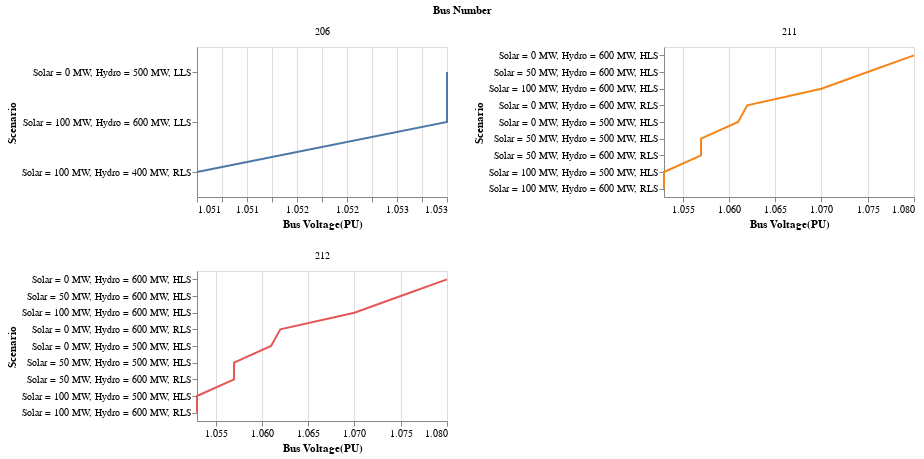

Here is the notebook cell this chart was saved with:
### Markdown cell above
##### Upper voltage limit violation plot

### Code cell
alt.Chart(volt_high).mark_line().encode(
    alt.X('Bus Voltage(PU)', axis=alt.Axis(format='.3f'), scale=alt.Scale(nice=False, zero=False)),
    alt.Y('Scenario', sort='-x'),
    alt.Color('Bus Number:N', legend=None)).properties(height = 150, width = 250).facet('Bus Number:N',columns=2).resolve_scale(x='independent', y = 'independent')

### Figure 1 — Vega-Lite specification as saved in the notebook (floating-point values rounded to 4 significant figures)
{"config": {"view": {"continuousWidth": 300, "continuousHeight": 300}}, "data": {"name": "data-3d8aee012a6dbc1c57809cd5e1caa954"}, "facet": {"field": "Bus Number", "type": "nominal"}, "spec": {"mark": {"type": "line"}, "encoding": {"color": {"field": "Bus Number", "legend": null, "type": "nominal"}, "x": {"axis": {"format": ".3f"}, "field": "Bus Voltage(PU)", "scale": {"nice": false, "zero": false}, "type": "quantitative"}, "y": {"field": "Scenario", "sort": "-x", "type": "nominal"}}, "height": 150, "width": 250}, "columns": 2, "resolve": {"scale": {"x": "independent", "y": "independent"}}, "$schema": "https://vega.github.io/schema/vega-lite/v5.20.1.json", "datasets": {"data-3d8aee012a6dbc1c57809cd5e1caa954": [{"Scenario": "Solar = 0 MW, Hydro = 500 MW, LLS", "Bus Number": 206, "Bus Name": "URBGEN      ", "Area": 2, "Base Voltage": 18.0, "Bus Voltage(PU)": 1.053, "Bus Voltage(kV)": 18.95, "Voltage Range": "1.05<Vbus<1.1"}, {"Scenario": "Solar = 0 MW, Hydro = 500 MW, HLS", "Bus Number": 211, "Bus Name": "HYDRO_G     ", "Area": 2, "Base Voltage": 20.0, "Bus Voltage(PU)": 1.061, "Bus Voltage(kV)": 21.23, "Voltage Range": "1.05<Vbus<1.1"}, {"Scenario": "Solar = 0 MW, Hydro = 500 MW, HLS", "Bus Number": 212, "Bus Name": "HYDRO_N     ", "Area": 2, "Base Voltage": 20.0, "Bus Voltage(PU)": 1.061, "Bus Voltage(kV)": 21.23, "Voltage Range": "1.05<Vbus<1.1"}, {"Scenario": "Solar = 0 MW, Hydro = 600 MW, RLS", "Bus Number": 211, "Bus Name": "HYDRO_G     ", "Area": 2, "Base Voltage": 20.0, "Bus Voltage(PU)": 1.062, "Bus Voltage(kV)": 21.24, "Voltage Range": "1.05<Vbus<1.1"}, {"Scenario": "Solar = 0 MW, Hydro = 600 MW, RLS", "Bus Number": 212, "Bus Name": "HYDRO_N     ", "Area": 2, "Base Voltage": 20.0, "Bus Voltage(PU)": 1.062, "Bus Voltage(kV)": 21.24, "Voltage Range": "1.05<Vbus<1.1"}, {"Scenario": "Solar = 0 MW, Hydro = 600 MW, HLS", "Bus Number": 211, "Bus Name": "HYDRO_G     ", "Area": 2, "Base Voltage": 20.0, "Bus Voltage(PU)": 1.08, "Bus Voltage(kV)": 21.61, "Voltage Range": "1.05<Vbus<1.1"}, {"Scenario": "Solar = 0 MW, Hydro = 600 MW, HLS", "Bus Number": 212, "Bus Name": "HYDRO_N     ", "Area": 2, "Base Voltage": 20.0, "Bus Voltage(PU)": 1.08, "Bus Voltage(kV)": 21.61, "Voltage Range": "1.05<Vbus<1.1"}, {"Scenario": "Solar = 50 MW, Hydro = 500 MW, HLS", "Bus Number": 211, "Bus Name": "HYDRO_G     ", "Area": 2, "Base Voltage": 20.0, "Bus Voltage(PU)": 1.057, "Bus Voltage(kV)": 21.13, "Voltage Range": "1.05<Vbus<1.1"}, {"Scenario": "Solar = 50 MW, Hydro = 500 MW, HLS", "Bus Number": 212, "Bus Name": "HYDRO_N     ", "Area": 2, "Base Voltage": 20.0, "Bus Voltage(PU)": 1.057, "Bus Voltage(kV)": 21.13, "Voltage Range": "1.05<Vbus<1.1"}, {"Scenario": "Solar = 50 MW, Hydro = 600 MW, RLS", "Bus Number": 211, "Bus Name": "HYDRO_G     ", "Area": 2, "Base Voltage": 20.0, "Bus Voltage(PU)": 1.057, "Bus Voltage(kV)": 21.14, "Voltage Range": "1.05<Vbus<1.1"}, {"Scenario": "Solar = 50 MW, Hydro = 600 MW, RLS", "Bus Number": 212, "Bus Name": "HYDRO_N     ", "Area": 2, "Base Voltage": 20.0, "Bus Voltage(PU)": 1.057, "Bus Voltage(kV)": 21.14, "Voltage Range": "1.05<Vbus<1.1"}, {"Scenario": "Solar = 50 MW, Hydro = 600 MW, HLS", "Bus Number": 211, "Bus Name": "HYDRO_G     ", "Area": 2, "Base Voltage": 20.0, "Bus Voltage(PU)": 1.075, "Bus Voltage(kV)": 21.5, "Voltage Range": "1.05<Vbus<1.1"}, {"Scenario": "Solar = 50 MW, Hydro = 600 MW, HLS", "Bus Number": 212, "Bus Name": "HYDRO_N     ", "Area": 2, "Base Voltage": 20.0, "Bus Voltage(PU)": 1.075, "Bus Voltage(kV)": 21.5, "Voltage Range": "1.05<Vbus<1.1"}, {"Scenario": "Solar = 100 MW, Hydro = 400 MW, RLS", "Bus Number": 206, "Bus Name": "URBGEN      ", "Area": 2, "Base Voltage": 18.0, "Bus Voltage(PU)": 1.051, "Bus Voltage(kV)": 18.92, "Voltage Range": "1.05<Vbus<1.1"}, {"Scenario": "Solar = 100 MW, Hydro = 500 MW, HLS", "Bus Number": 211, "Bus Name": "HYDRO_G     ", "Area": 2, "Base Voltage": 20.0, "Bus Voltage(PU)": 1.053, "Bus Voltage(kV)": 21.05, "Voltage Range": "1.05<Vbus<1.1"}, {"Scenario": "Solar = 100 MW, Hydro = 500 MW, HLS", "Bus Number": 212, "Bus Name": "HYDRO_N     ", "Area": 2, "Base Voltage": 20.0, "Bus Voltage(PU)": 1.053, "Bus Voltage(kV)": 21.05, "Voltage Range": "1.05<Vbus<1.1"}, {"Scenario": "Solar = 100 MW, Hydro = 600 MW, LLS", "Bus Number": 206, "Bus Name": "URBGEN      ", "Area": 2, "Base Voltage": 18.0, "Bus Voltage(PU)": 1.053, "Bus Voltage(kV)": 18.96, "Voltage Range": "1.05<Vbus<1.1"}, {"Scenario": "Solar = 100 MW, Hydro = 600 MW, RLS", "Bus Number": 211, "Bus Name": "HYDRO_G     ", "Area": 2, "Base Voltage": 20.0, "Bus Voltage(PU)": 1.053, "Bus Voltage(kV)": 21.06, "Voltage Range": "1.05<Vbus<1.1"}, {"Scenario": "Solar = 100 MW, Hydro = 600 MW, RLS", "Bus Number": 212, "Bus Name": "HYDRO_N     ", "Area": 2, "Base Voltage": 20.0, "Bus Voltage(PU)": 1.053, "Bus Voltage(kV)": 21.06, "Voltage Range": "1.05<Vbus<1.1"}, {"Scenario": "Solar = 100 MW, Hydro = 600 MW, HLS", "Bus Number": 211, "Bus Name": "HYDRO_G     ", "Area": 2, "Base Voltage": 20.0, "Bus Voltage(PU)": 1.07, "Bus Voltage(kV)": 21.4, "Voltage Range": "1.05<Vbus<1.1"}, {"Scenario": "Solar = 100 MW, Hydro = 600 MW, HLS", "Bus Number": 212, "Bus Name": "HYDRO_N     ", "Area": 2, "Base Voltage": 20.0, "Bus Voltage(PU)": 1.07, "Bus Voltage(kV)": 21.4, "Voltage Range": "1.05<Vbus<1.1"}]}}
